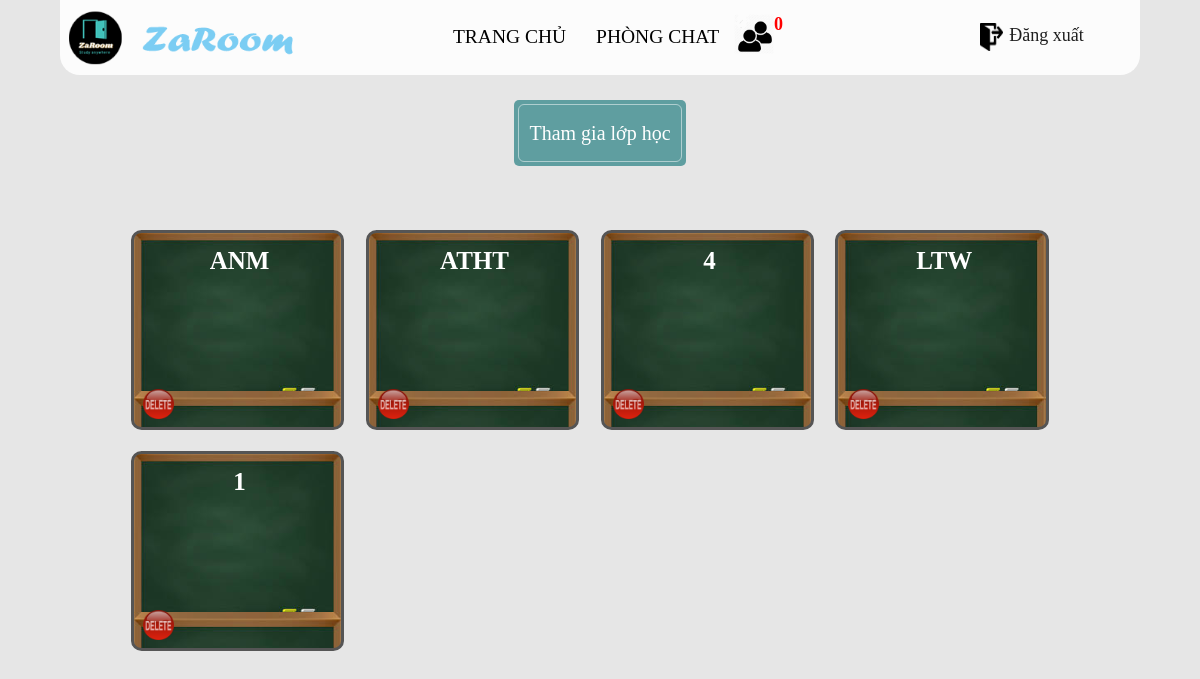
The app's page /php/class/class.php (signed in) with its own data.
### tables this page shows
CREATE TABLE `class_user` (
  `id_class` int(3) NOT NULL,
  `id_user` int(3) NOT NULL
);

CREATE TABLE `class` (
  `id_class` int(3) NOT NULL,
  `name_class` varchar(30) NOT NULL,
  `time` datetime NOT NULL,
  `code` varchar(6) NOT NULL,
  `teacher` varchar(50) NOT NULL
);

### php/class/class.php (the view, shortened to what this page needs)
<?php
include('../../includes/config.php');
$query = mysqli_query($conn, "SELECT * FROM users WHERE id='{$_SESSION['SESSION_ID']}'");
if (mysqli_num_rows($query) > 0) {
    $row = mysqli_fetch_assoc($query);
    $id_user = $row['id'];
}
$query = mysqli_query($conn, "SELECT * FROM users WHERE email='{$_SESSION['SESSION_EMAIL']}'");
if (mysqli_num_rows($query) > 0) {
    $row = mysqli_fetch_assoc($query);
    $email = $row['email'];
}
$sql = "SELECT * FROM `relation` WHERE r_to = '$email' AND request = 1";
$result = $conn->query($sql);
$i = $result->num_rows;
?>
<!DOCTYPE html>
<html lang="en">
<head>
    <link rel="stylesheet" href="../../chat_dversion/css/style.css">
    <link rel="stylesheet" href="../../css/bootstrap.min.css" />
    <link rel="stylesheet" href="../../css/pogo-slider.min.css" />
    <link rel="stylesheet" href="../../css/style.css" />
    <link rel="stylesheet" href="../../css/responsive.css" />
    <link rel="stylesheet" href="../../css/custom.css" />
</head>
<body>
    <header class="top-header">
        <nav class="navbar header-nav navbar-expand-lg">
            <div class="container-fluid">
                <a class="navbar-brand" href="../../index.php"><img src="../../images/ZaRoom2.png" alt="image"></a>
                <div class="collapse navbar-collapse justify-content-end" id="navbar-wd">
                    <ul class="navbar-nav" style="width:90%">
                        <li class="lia"><a class="btn btn-2 color-green" href="../../index.php" style="font-size: 130%;Font-family : time new roman;">Trang chủ</a></li>
                        <li class="lia"><a class="btn btn-2 color-green" href="../../chat_dversion/listchat.php" style="font-size: 130%;Font-family : time new roman;">Phòng chat</a></li>
                        <a class='button-b' href="../make_friend/./list_request_relation.php"><img src="../../images//addfriend.png" style="height: 40px ;width: 100%;" alt="#" />
                        </a>
                        <h3 style="color: red;font-weight: bold;" id="numRe"><?php echo $i; ?></h3>
                    </ul>
                </div>
                <div class="search-box">
                    <a class="dangxuat" href="../login/logout.php" style="font-size: 18px;Font-family : time new roman;">
                        <img src="../../images/logout.png" style="height: 40px;width:30%;padding:5%;">Đăng xuất</a>
                </div>
            </div>
        </nav>
    </header>
    <section style="padding-top: 100px;" class="heading_main text_align_center">
        <div class="class-header">
            <div>
                <button class="button" id="join" onclick="a()">Tham gia lớp học</button>
            </div>
        </div>
    </section>
    <?php
    $query = mysqli_query($conn, "SELECT * FROM users WHERE id='{$_SESSION['SESSION_ID']}'");
    if (mysqli_num_rows($query) > 0) {
        $row = mysqli_fetch_assoc($query);
        $id_user = $row['id'];
    }
    $sql = "SELECT * FROM `class_user`,`class`,`users` WHERE class_user.id_class=class.id_class
                        AND class_user.id_user=users.id AND class_user.id_user=$id_user";
    $result = $conn->query($sql);
    if ($result->num_rows > 0) {
        echo "<span style='font-size:0.1px;'>.</span><br>";
        echo "<div class='box-father'>";
        while ($row = $result->fetch_assoc()) {
            echo "
                    <div class='class-box'>
                                <a class='btn btn-2 color-green' href='./class_in_class.php?nameCla=$row[name_class]&idClass=$row[id_class]' style='color:white; font-size:25px;margin:1%;height:150px;
                                overflow: hidden;text-overflow: ellipsis;white-space: nowrap;width: 100%;'>
                                $row[name_class] </a><br>" .
                "<a href='./out_class.php?idCla=$row[id_class]&idUser=$id_user'><img src='../../images/delete.png'
                                style='height: 30px;width:15%; margin:1% 4.5%'/>
                                </a>
                    </div>";
        };
    } else echo "<h1 class='heading_main text_align_center' style='padding-left: 5%;font-size:30px'>Bạn chưa tham gia lớp học nào!</h1>";
    echo "</div>";
    ?>
</body>
</html>

### chat_dversion/css/style.css (style rules this page uses)
* { padding: 0; margin: 0; }
body { font-family: sans-serif; font-size: 15px; color: #555; }
h1, h2, h3, h4, h5, h6 { font-weight: 100; }
input, textarea, a, button { outline: 0; }
a { text-decoration: none }
ul li { list-style: none; }
* { margin: 0; padding: 0; font-family:'Times New Roman', Times, serif; }
body { background-color: #E6E6E6; }
.button { display: inline-block; border-radius: 4px; background-color: cadetblue; border: none; color: #FFFFFF; text-align: center; font-size: 15px; padding: 10px; width: 100px; transition: all 0.5s; cursor: pointer; margin: 5px; }

### css/style.css (style rules this page uses)
* { margin: 0; padding: 0; font-family: 'Times New Roman', Times, serif; }
body { color: #666666; font-size: 15px; font-family: 'Poppins', sans-serif; line-height: 1.80857; overflow-x: hidden !important; }
a { color: #1f1f1f; text-decoration: none !important; outline: none !important; -webkit-transition: all .3s ease-in-out; -moz-transition: all .3s ease-in-out; -ms-transition: all .3s ease-in-out; -o-transition: all .3s ease-in-out; transition: all .3s ease-in-out; }
h1, h2, h3, h4, h5, h6 { letter-spacing: 0; font-weight: normal; position: relative; padding: 0 0 10px 0; font-weight: normal; line-height: 120% !important; color: #1f1f1f; margin: 0 }
h3 { font-size: 18px }
a { color: #1f1f1f; text-decoration: none; outline: none; }
a, .btn { text-decoration: none !important; outline: none !important; -webkit-transition: all .3s ease-in-out; -moz-transition: all .3s ease-in-out; -ms-transition: all .3s ease-in-out; -o-transition: all .3s ease-in-out; transition: all .3s ease-in-out; }
ul, li, ol { list-style: none; margin: 0px; padding: 0px; }
.top-header .navbar { padding: 5px 0px; }
.top-header { position: absolute; top: 0px; left: 0px; z-index: 20; background-position: left; background-repeat: no-repeat; background-color: rgba(255, 255, 255, 0.9); background-size: auto 100%; border-radius: 0px 0px 20px 20px; width: 90%; margin: 0 5%; }
.top-header .navbar .navbar-collapse ul li a { text-transform: uppercase; font-size: 15px; padding: 7px 10px; position: relative; font-weight: 400; overflow: hidden; color: #000; }
a.navbar-brand { left: 0; position: relative; margin-left: -25px; }
a.navbar-brand img { height: 55px; }
.top-header .navbar .navbar-collapse ul li { margin: 0 4px; }
.search-box { position: absolute; top: 0; right: 50px; height: auto; padding: 0; margin-top: 17px; }
.top-header #navbar-wd { padding-right: 100px; }
.button-b { font-size: 20px; border-radius: 5px; box-shadow: inset 0 0 20px rgba(255, 255, 255, 0); outline-color: rgba(255, 255, 255, .5); outline-offset: 0px; text-shadow: none; transition: all 1250ms cubic-bezier(0.19, 1, 0.22, 1); }
.button { font-size: 20px; border: 0 solid; border-radius: 5px; box-shadow: inset 0 0 20px rgba(255, 255, 255, 0); outline: 1px solid; outline-color: rgba(255, 255, 255, .5); outline-offset: 0px; text-shadow: none; transition: all 500ms cubic-bezier(0.19, 1, 0.22, 1); }
.btn-2 { letter-spacing: 0; font-weight: bold; font-size: 30px; }
.btn-2:after, .btn-2:before { backface-visibility: hidden; border: 1px solid rgba(#fff, 0); bottom: 0px; content: " "; display: block; margin: 0 auto; position: relative; transition: all 280ms ease-in-out; width: 0; opacity: 0; }
.btn-2.color-green:after { border: 1px solid black; }
.text_align_center { text-align: center; }
.heading_main.text_align_center { width: 100%; justify-content: center; margin-bottom: 20px; }
.heading_main { float: left; display: flex; }

### css/timeline.css (style rules this page uses)
* { box-sizing: border-box; }

### php/class/class.php (style rules this page uses)
* { padding: 0; margin: 0; }
.class-header { display: flex; flex-wrap: wrap; flex-direction: row; background-color: cadetblue; border-radius: 5px; }
.button { font-size: 20px; border: 0 solid; box-shadow: inset 0 0 20px rgba(255, 255, 255, 0); outline: 1px solid; outline-color: rgba(255, 255, 255, .5); outline-offset: 0px; text-shadow: none; transition: all 1250ms cubic-bezier(0.19, 1, 0.22, 1); }
#join { width: fit-content; }
.box-father { display: flex; flex-wrap: wrap; flex-direction: row; margin-top: 0.5%; width: 99%; }
.class-box { border: solid; border-radius: 5%; background-image: url("../../images/class-br.jpg"); background-size: 99.5%; margin: 1%; width: 20%; height: 200px; }

### records on screen
class_user: id_class.name_class "ANM"
class_user: id_class.name_class "ATHT"
class_user: id_class.name_class "4"
class_user: id_class.name_class "LTW"
class_user: id_class.name_class "1"

### other values on screen
$i "0"
